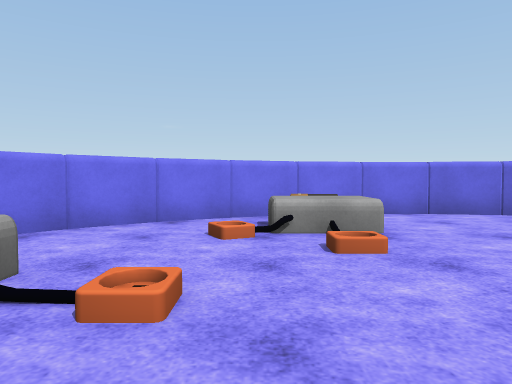
view 1 (above)

12 first-person views from a walk through a scene from a Unity 3-D project. The camera is 1.2 m above the floor, tilts 2° down and sees 70° across. The floor is counted in squares, 2 m on a side. Each view is taken from the middle of a square. On the plan, view 1 faces up. The plan holds only what a view shows up to about 10 squares ahead; the rest is blank. The place goes on beyond the plan. The player is left out. Some surface patterns are stand-ins.

view 2
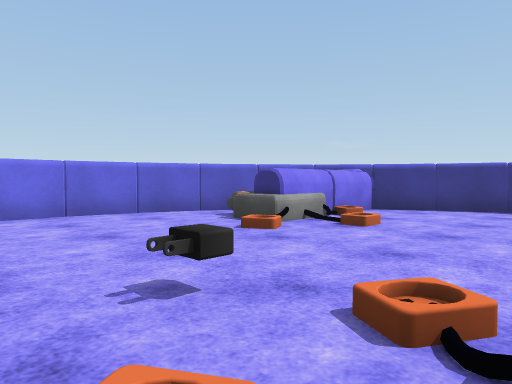

view 3
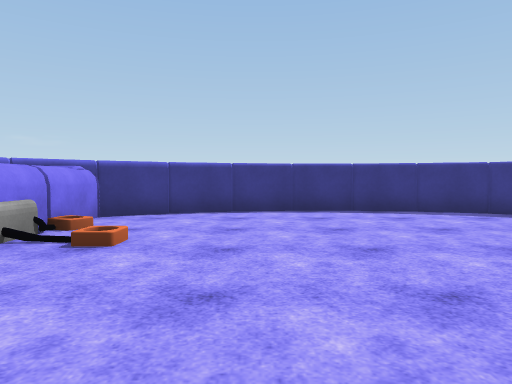

view 4
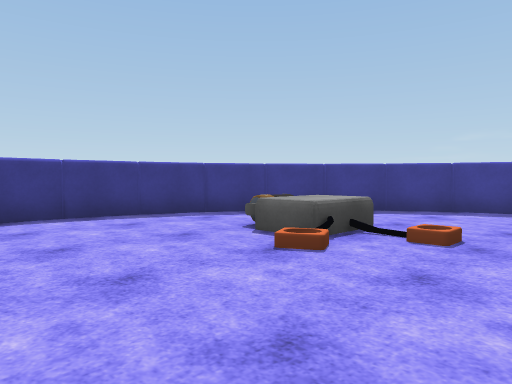

view 5
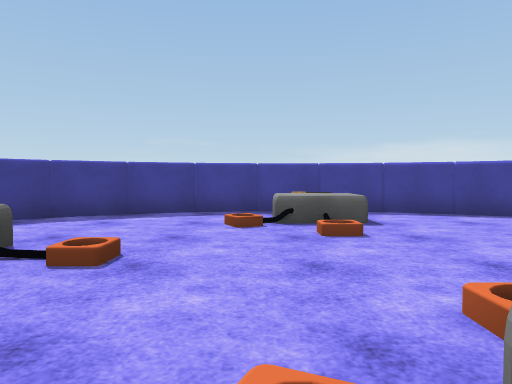

view 6
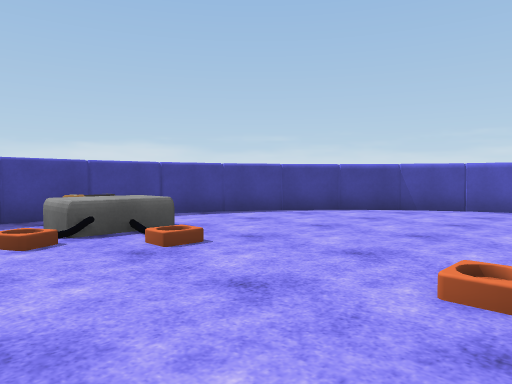

view 7
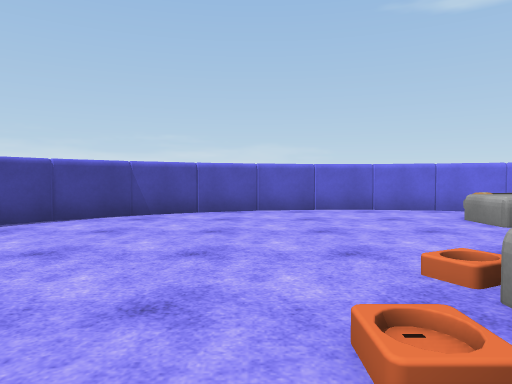

view 8
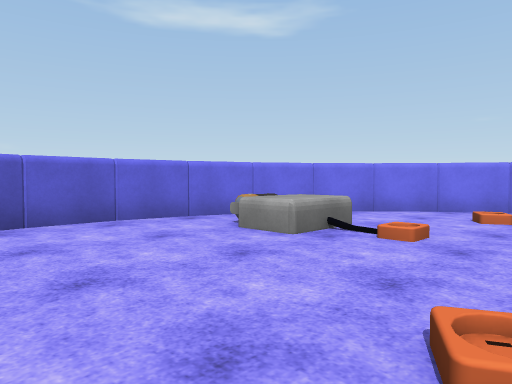

view 9
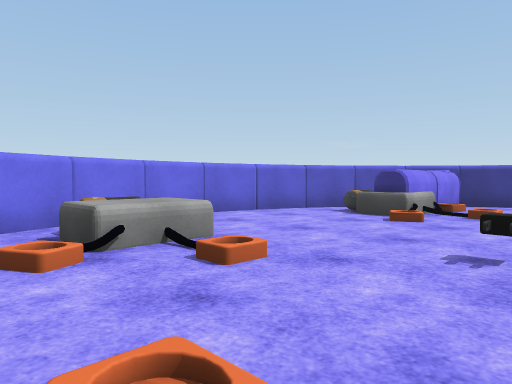

view 10
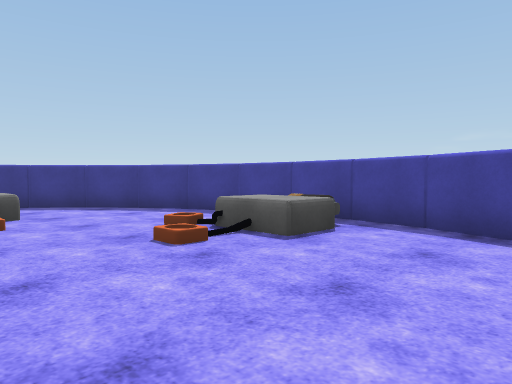

view 11
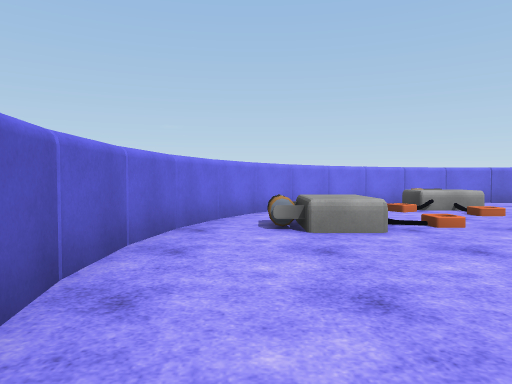

view 12
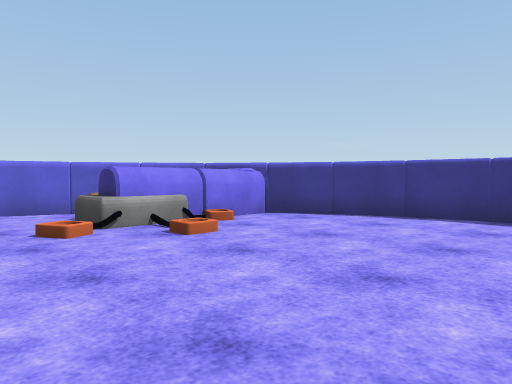

### Floor plan
Points are (right, up) in squares from view 1. A wall is a line through its corners. A room is listed if a view was taken in it or the views show most of it. See-through windows are left out.
Room 1 (views 1, 2, 3, 4, 5, 6, 7, 8, 9, 10, 11, 12)
walls: (-2.2, 4.4) (-3, 3.5); (-0.3, 5.7) (-1.4, 5.1) (-2.3, 4.3); (-3, 3.6) (-3.6, 2.5) (-4, 1.4) (-4.2, 0.2); (-4.2, 0.4) (-4.2, -0.9); (0.8, 6.1) (-0.4, 5.7); (-4.2, -0.8) (-4, -2); (-4, -1.9) (-3.6, -3.1); (1.9, 6.3) (0.7, 6.1); (-3.6, -3) (-3, -4) (-2.2, -5); (3, 6.3) (1.8, 6.3); (4.1, 6.1) (2.9, 6.3); (-2.3, -4.9) (-1.4, -5.7); (-1.4, -5.6) (-0.3, -6.3); (6.2, 5.1) (5.2, 5.7) (4, 6.1); (-0.4, -6.2) (0.7, -6.6); (7.1, 4.4) (6.1, 5.2); (0.6, -6.6) (1.9, -6.8); (7.8, 3.5) (5.4, 3.5); (1.8, -6.8) (3, -6.8) (4.1, -6.6) (5.2, -6.2) (6.3, -5.6); (8.4, 2.5) (7.8, 3.5) (7, 4.4); (8.8, 1.4) (8.3, 2.6); (9, 0.2) (8.8, 1.5); (6.1, -5.7) (7.1, -4.9); (8.7, -2.1) (9, -0.8); (9, -0.9) (9, 0.4); (7, -5) (7.8, -4); (7.8, -4.1) (8.4, -3) (8.8, -2)
objects: other object (-3, 1) to (-2, 2); other object (1, 4) to (1, 5); other object (2, -6) to (2, -5); other object (2, -1) to (2, 0); other object (2, 2); other object (5, 4); other object (6, -3) to (6, -2)

Where each view was taken, in squares from view 1:
view 1: 0 up, 0 right, facing up
view 2: 0 up, 1 right, facing up-right
view 3: 1 up, 2 right, facing right
view 4: 1 up, 3 right, facing down-right
view 5: 0 up, 3 right, facing down
view 6: 1 down, 4 right, facing down-left
view 7: 2 down, 3 right, facing left
view 8: 2 down, 1 right, facing up-left
view 9: 1 up, 1 left, facing up-right
view 10: 2 down, 1 left, facing down-right
view 11: 3 down, 3 left, facing up
view 12: 1 down, 3 right, facing up-right
